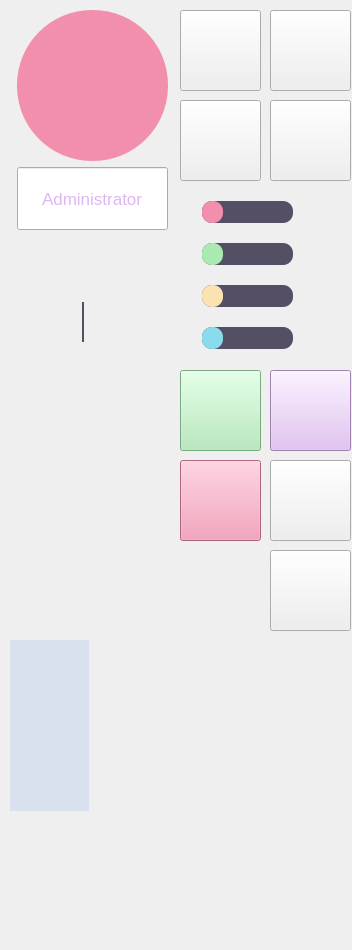
<?xml version="1.0" encoding="UTF-8"?>
<ui version="4.0">
 <class>Widget</class>
 <widget class="QWidget" name="Widget">
  <property name="geometry">
   <rect>
    <x>0</x>
    <y>0</y>
    <width>352</width>
    <height>950</height>
   </rect>
  </property>
  <property name="sizePolicy">
   <sizepolicy hsizetype="Fixed" vsizetype="Fixed">
    <horstretch>0</horstretch>
    <verstretch>0</verstretch>
   </sizepolicy>
  </property>
  <property name="windowTitle">
   <string>Widget</string>
  </property>
  <property name="styleSheet">
   <string notr="true">#bilibili{
	background-color: rgb(171, 233, 179);
}
#computer{
	background-color: rgb(221, 182, 242);
}
#github{
	background-color: rgb(242, 143, 173);
}

</string>
  </property>
  <widget class="QWidget" name="widget" native="true">
   <property name="geometry">
    <rect>
     <x>10</x>
     <y>10</y>
     <width>165</width>
     <height>250</height>
    </rect>
   </property>
   <property name="sizePolicy">
    <sizepolicy hsizetype="Fixed" vsizetype="Fixed">
     <horstretch>2</horstretch>
     <verstretch>0</verstretch>
    </sizepolicy>
   </property>
   <property name="minimumSize">
    <size>
     <width>165</width>
     <height>250</height>
    </size>
   </property>
   <property name="maximumSize">
    <size>
     <width>165</width>
     <height>250</height>
    </size>
   </property>
   <layout class="QVBoxLayout" name="verticalLayout">
    <property name="leftMargin">
     <number>7</number>
    </property>
    <property name="rightMargin">
     <number>7</number>
    </property>
    <item>
     <widget class="IconWidget" name="widget_2" native="true">
      <property name="sizePolicy">
       <sizepolicy hsizetype="Preferred" vsizetype="Preferred">
        <horstretch>0</horstretch>
        <verstretch>6</verstretch>
       </sizepolicy>
      </property>
      <property name="maximumSize">
       <size>
        <width>16777215</width>
        <height>151</height>
       </size>
      </property>
      <property name="styleSheet">
       <string notr="true">#widget_2{
	border-radius:75px;
	background-color: rgb(242, 143, 173);
}</string>
      </property>
     </widget>
    </item>
    <item>
     <widget class="MyLineEdit" name="lineEdit">
      <property name="sizePolicy">
       <sizepolicy hsizetype="Expanding" vsizetype="Expanding">
        <horstretch>0</horstretch>
        <verstretch>1</verstretch>
       </sizepolicy>
      </property>
      <property name="font">
       <font>
        <pointsize>13</pointsize>
       </font>
      </property>
      <property name="contextMenuPolicy">
       <enum>Qt::NoContextMenu</enum>
      </property>
      <property name="styleSheet">
       <string notr="true">QLineEdit{
	color: rgb(221, 182, 242);
}</string>
      </property>
      <property name="text">
       <string>Administrator</string>
      </property>
      <property name="alignment">
       <set>Qt::AlignCenter</set>
      </property>
      <property name="readOnly">
       <bool>true</bool>
      </property>
     </widget>
    </item>
    <item>
     <spacer name="verticalSpacer">
      <property name="orientation">
       <enum>Qt::Vertical</enum>
      </property>
      <property name="sizeHint" stdset="0">
       <size>
        <width>20</width>
        <height>30</height>
       </size>
      </property>
     </spacer>
    </item>
   </layout>
  </widget>
  <widget class="QToolButton" name="sleepBtn">
   <property name="geometry">
    <rect>
     <x>180</x>
     <y>10</y>
     <width>81</width>
     <height>81</height>
    </rect>
   </property>
   <property name="minimumSize">
    <size>
     <width>81</width>
     <height>81</height>
    </size>
   </property>
   <property name="maximumSize">
    <size>
     <width>81</width>
     <height>81</height>
    </size>
   </property>
   <property name="text">
    <string/>
   </property>
   <property name="icon">
    <iconset>
     <normalon>:/sleep.png</normalon>
    </iconset>
   </property>
   <property name="iconSize">
    <size>
     <width>40</width>
     <height>40</height>
    </size>
   </property>
  </widget>
  <widget class="QToolButton" name="lockBtn">
   <property name="geometry">
    <rect>
     <x>270</x>
     <y>10</y>
     <width>81</width>
     <height>81</height>
    </rect>
   </property>
   <property name="minimumSize">
    <size>
     <width>81</width>
     <height>81</height>
    </size>
   </property>
   <property name="maximumSize">
    <size>
     <width>81</width>
     <height>81</height>
    </size>
   </property>
   <property name="text">
    <string/>
   </property>
   <property name="icon">
    <iconset>
     <normalon>:/lock.png</normalon>
    </iconset>
   </property>
   <property name="iconSize">
    <size>
     <width>40</width>
     <height>40</height>
    </size>
   </property>
  </widget>
  <widget class="QToolButton" name="restartBtn">
   <property name="geometry">
    <rect>
     <x>180</x>
     <y>100</y>
     <width>81</width>
     <height>81</height>
    </rect>
   </property>
   <property name="minimumSize">
    <size>
     <width>81</width>
     <height>81</height>
    </size>
   </property>
   <property name="maximumSize">
    <size>
     <width>81</width>
     <height>81</height>
    </size>
   </property>
   <property name="text">
    <string/>
   </property>
   <property name="icon">
    <iconset>
     <normalon>:/restart.png</normalon>
    </iconset>
   </property>
   <property name="iconSize">
    <size>
     <width>40</width>
     <height>40</height>
    </size>
   </property>
  </widget>
  <widget class="QToolButton" name="closeBtn">
   <property name="geometry">
    <rect>
     <x>270</x>
     <y>100</y>
     <width>81</width>
     <height>81</height>
    </rect>
   </property>
   <property name="minimumSize">
    <size>
     <width>81</width>
     <height>81</height>
    </size>
   </property>
   <property name="maximumSize">
    <size>
     <width>81</width>
     <height>81</height>
    </size>
   </property>
   <property name="text">
    <string/>
   </property>
   <property name="icon">
    <iconset resource="icon.qrc">
     <normaloff>:/shutdown.png</normaloff>:/shutdown.png</iconset>
   </property>
   <property name="iconSize">
    <size>
     <width>40</width>
     <height>40</height>
    </size>
   </property>
  </widget>
  <widget class="QWidget" name="widget_3" native="true">
   <property name="geometry">
    <rect>
     <x>180</x>
     <y>190</y>
     <width>174</width>
     <height>174</height>
    </rect>
   </property>
   <property name="sizePolicy">
    <sizepolicy hsizetype="Fixed" vsizetype="Fixed">
     <horstretch>0</horstretch>
     <verstretch>0</verstretch>
    </sizepolicy>
   </property>
   <property name="styleSheet">
    <string notr="true">QProgressBar{
	background-color: rgb(84, 79, 101);
	border-radius:10px;
	border:0;
}
QProgressBar:chunk{
	border-radius:10px;
}
#cprogressBar:chunk{
	background-color: rgb(242, 143, 173);
}
#dprogressBar:chunk{
	background-color: rgb(171, 233, 179);
}

#xkprogressBar:chunk{
	background-color: rgb(250, 227, 176);
}
#cpuprogressBar:chunk{
	background-color: rgb(137, 220, 235);
}

</string>
   </property>
   <layout class="QVBoxLayout" name="verticalLayout_2">
    <property name="spacing">
     <number>0</number>
    </property>
    <item>
     <widget class="QWidget" name="widget_4" native="true">
      <property name="sizePolicy">
       <sizepolicy hsizetype="Fixed" vsizetype="Fixed">
        <horstretch>0</horstretch>
        <verstretch>0</verstretch>
       </sizepolicy>
      </property>
      <layout class="QHBoxLayout" name="horizontalLayout">
       <item>
        <widget class="QLabel" name="label">
         <property name="sizePolicy">
          <sizepolicy hsizetype="Fixed" vsizetype="Fixed">
           <horstretch>0</horstretch>
           <verstretch>0</verstretch>
          </sizepolicy>
         </property>
         <property name="maximumSize">
          <size>
           <width>20</width>
           <height>20</height>
          </size>
         </property>
         <property name="text">
          <string/>
         </property>
         <property name="pixmap">
          <pixmap resource="icon.qrc">:/ccard.png</pixmap>
         </property>
         <property name="scaledContents">
          <bool>true</bool>
         </property>
        </widget>
       </item>
       <item>
        <widget class="QProgressBar" name="cprogressBar">
         <property name="sizePolicy">
          <sizepolicy hsizetype="Fixed" vsizetype="Fixed">
           <horstretch>0</horstretch>
           <verstretch>0</verstretch>
          </sizepolicy>
         </property>
         <property name="value">
          <number>24</number>
         </property>
         <property name="textVisible">
          <bool>false</bool>
         </property>
        </widget>
       </item>
      </layout>
     </widget>
    </item>
    <item>
     <widget class="QWidget" name="widget_5" native="true">
      <property name="sizePolicy">
       <sizepolicy hsizetype="Fixed" vsizetype="Fixed">
        <horstretch>0</horstretch>
        <verstretch>0</verstretch>
       </sizepolicy>
      </property>
      <layout class="QHBoxLayout" name="horizontalLayout_2">
       <item>
        <widget class="QLabel" name="label_2">
         <property name="sizePolicy">
          <sizepolicy hsizetype="Fixed" vsizetype="Fixed">
           <horstretch>0</horstretch>
           <verstretch>0</verstretch>
          </sizepolicy>
         </property>
         <property name="maximumSize">
          <size>
           <width>20</width>
           <height>20</height>
          </size>
         </property>
         <property name="text">
          <string/>
         </property>
         <property name="pixmap">
          <pixmap resource="icon.qrc">:/dcard.png</pixmap>
         </property>
         <property name="scaledContents">
          <bool>true</bool>
         </property>
        </widget>
       </item>
       <item>
        <widget class="QProgressBar" name="dprogressBar">
         <property name="sizePolicy">
          <sizepolicy hsizetype="Fixed" vsizetype="Fixed">
           <horstretch>0</horstretch>
           <verstretch>0</verstretch>
          </sizepolicy>
         </property>
         <property name="value">
          <number>24</number>
         </property>
         <property name="textVisible">
          <bool>false</bool>
         </property>
        </widget>
       </item>
      </layout>
     </widget>
    </item>
    <item>
     <widget class="QWidget" name="widget_6" native="true">
      <property name="sizePolicy">
       <sizepolicy hsizetype="Fixed" vsizetype="Fixed">
        <horstretch>0</horstretch>
        <verstretch>0</verstretch>
       </sizepolicy>
      </property>
      <layout class="QHBoxLayout" name="horizontalLayout_3">
       <item>
        <widget class="QLabel" name="label_3">
         <property name="sizePolicy">
          <sizepolicy hsizetype="Fixed" vsizetype="Fixed">
           <horstretch>0</horstretch>
           <verstretch>0</verstretch>
          </sizepolicy>
         </property>
         <property name="maximumSize">
          <size>
           <width>20</width>
           <height>20</height>
          </size>
         </property>
         <property name="text">
          <string/>
         </property>
         <property name="pixmap">
          <pixmap resource="icon.qrc">:/card.png</pixmap>
         </property>
         <property name="scaledContents">
          <bool>true</bool>
         </property>
        </widget>
       </item>
       <item>
        <widget class="QProgressBar" name="xkprogressBar">
         <property name="sizePolicy">
          <sizepolicy hsizetype="Fixed" vsizetype="Fixed">
           <horstretch>0</horstretch>
           <verstretch>0</verstretch>
          </sizepolicy>
         </property>
         <property name="value">
          <number>24</number>
         </property>
         <property name="textVisible">
          <bool>false</bool>
         </property>
        </widget>
       </item>
      </layout>
     </widget>
    </item>
    <item>
     <widget class="QWidget" name="widget_7" native="true">
      <property name="sizePolicy">
       <sizepolicy hsizetype="Fixed" vsizetype="Fixed">
        <horstretch>0</horstretch>
        <verstretch>0</verstretch>
       </sizepolicy>
      </property>
      <layout class="QHBoxLayout" name="horizontalLayout_4">
       <item>
        <widget class="QLabel" name="label_4">
         <property name="sizePolicy">
          <sizepolicy hsizetype="Fixed" vsizetype="Fixed">
           <horstretch>0</horstretch>
           <verstretch>0</verstretch>
          </sizepolicy>
         </property>
         <property name="maximumSize">
          <size>
           <width>20</width>
           <height>20</height>
          </size>
         </property>
         <property name="text">
          <string/>
         </property>
         <property name="pixmap">
          <pixmap resource="icon.qrc">:/cpu.png</pixmap>
         </property>
         <property name="scaledContents">
          <bool>true</bool>
         </property>
        </widget>
       </item>
       <item>
        <widget class="QProgressBar" name="cpuprogressBar">
         <property name="sizePolicy">
          <sizepolicy hsizetype="Fixed" vsizetype="Fixed">
           <horstretch>0</horstretch>
           <verstretch>0</verstretch>
          </sizepolicy>
         </property>
         <property name="value">
          <number>24</number>
         </property>
         <property name="textVisible">
          <bool>false</bool>
         </property>
        </widget>
       </item>
      </layout>
     </widget>
    </item>
   </layout>
  </widget>
  <widget class="QWidget" name="widget_8" native="true">
   <property name="geometry">
    <rect>
     <x>10</x>
     <y>270</y>
     <width>165</width>
     <height>270</height>
    </rect>
   </property>
   <property name="sizePolicy">
    <sizepolicy hsizetype="Fixed" vsizetype="Fixed">
     <horstretch>2</horstretch>
     <verstretch>0</verstretch>
    </sizepolicy>
   </property>
   <property name="minimumSize">
    <size>
     <width>165</width>
     <height>250</height>
    </size>
   </property>
   <property name="maximumSize">
    <size>
     <width>165</width>
     <height>270</height>
    </size>
   </property>
   <layout class="QVBoxLayout" name="verticalLayout_3">
    <property name="leftMargin">
     <number>7</number>
    </property>
    <property name="rightMargin">
     <number>7</number>
    </property>
    <item>
     <widget class="QWidget" name="widget_9" native="true">
      <property name="minimumSize">
       <size>
        <width>145</width>
        <height>75</height>
       </size>
      </property>
      <layout class="QHBoxLayout" name="horizontalLayout_5">
       <item>
        <widget class="QLabel" name="label_5">
         <property name="sizePolicy">
          <sizepolicy hsizetype="Fixed" vsizetype="Fixed">
           <horstretch>0</horstretch>
           <verstretch>0</verstretch>
          </sizepolicy>
         </property>
         <property name="maximumSize">
          <size>
           <width>50</width>
           <height>50</height>
          </size>
         </property>
         <property name="text">
          <string/>
         </property>
         <property name="pixmap">
          <pixmap resource="icon.qrc">:/ccard.png</pixmap>
         </property>
         <property name="scaledContents">
          <bool>true</bool>
         </property>
        </widget>
       </item>
       <item>
        <widget class="QWidget" name="cStorage" native="true">
         <property name="maximumSize">
          <size>
           <width>16777215</width>
           <height>40</height>
          </size>
         </property>
         <property name="styleSheet">
          <string notr="true">#cStorage{
	border-left: 2px solid rgb(84, 79, 101);
	border-radius:0px;
}
QLabel{
	color: rgb(217, 224, 238);
}</string>
         </property>
         <layout class="QHBoxLayout" name="horizontalLayout_6">
          <property name="topMargin">
           <number>5</number>
          </property>
          <property name="bottomMargin">
           <number>5</number>
          </property>
          <item>
           <widget class="QLabel" name="cLabel">
            <property name="font">
             <font>
              <pointsize>19</pointsize>
              <bold>true</bold>
             </font>
            </property>
            <property name="frameShadow">
             <enum>QFrame::Sunken</enum>
            </property>
            <property name="text">
             <string/>
            </property>
           </widget>
          </item>
         </layout>
        </widget>
       </item>
      </layout>
     </widget>
    </item>
    <item>
     <widget class="DropFilePath" name="fileDropWidget" native="true">
      <property name="minimumSize">
       <size>
        <width>0</width>
        <height>160</height>
       </size>
      </property>
      <property name="styleSheet">
       <string notr="true">QToolButton{
	color: rgb(242, 143, 173);
}</string>
      </property>
     </widget>
    </item>
   </layout>
  </widget>
  <widget class="QToolButton" name="music">
   <property name="geometry">
    <rect>
     <x>270</x>
     <y>460</y>
     <width>81</width>
     <height>81</height>
    </rect>
   </property>
   <property name="minimumSize">
    <size>
     <width>81</width>
     <height>81</height>
    </size>
   </property>
   <property name="maximumSize">
    <size>
     <width>81</width>
     <height>81</height>
    </size>
   </property>
   <property name="text">
    <string/>
   </property>
   <property name="icon">
    <iconset>
     <normalon>:/music.png</normalon>
    </iconset>
   </property>
   <property name="iconSize">
    <size>
     <width>40</width>
     <height>40</height>
    </size>
   </property>
  </widget>
  <widget class="QToolButton" name="computer">
   <property name="geometry">
    <rect>
     <x>270</x>
     <y>370</y>
     <width>81</width>
     <height>81</height>
    </rect>
   </property>
   <property name="minimumSize">
    <size>
     <width>81</width>
     <height>81</height>
    </size>
   </property>
   <property name="maximumSize">
    <size>
     <width>81</width>
     <height>81</height>
    </size>
   </property>
   <property name="styleSheet">
    <string notr="true">QToolButton{
	background-color: rgb(221, 182, 242);
}
</string>
   </property>
   <property name="text">
    <string/>
   </property>
   <property name="icon">
    <iconset>
     <normalon>:/computer.png</normalon>
    </iconset>
   </property>
   <property name="iconSize">
    <size>
     <width>40</width>
     <height>40</height>
    </size>
   </property>
  </widget>
  <widget class="QToolButton" name="bilibili">
   <property name="geometry">
    <rect>
     <x>180</x>
     <y>370</y>
     <width>81</width>
     <height>81</height>
    </rect>
   </property>
   <property name="minimumSize">
    <size>
     <width>81</width>
     <height>81</height>
    </size>
   </property>
   <property name="maximumSize">
    <size>
     <width>81</width>
     <height>81</height>
    </size>
   </property>
   <property name="styleSheet">
    <string notr="true">QToolButton{
	background-color: rgb(171, 233, 179);
}
</string>
   </property>
   <property name="text">
    <string/>
   </property>
   <property name="icon">
    <iconset resource="icon.qrc">
     <normaloff>:/bilibili.png</normaloff>
     <normalon>:/sleep.png</normalon>:/bilibili.png</iconset>
   </property>
   <property name="iconSize">
    <size>
     <width>40</width>
     <height>40</height>
    </size>
   </property>
  </widget>
  <widget class="QToolButton" name="github">
   <property name="geometry">
    <rect>
     <x>180</x>
     <y>460</y>
     <width>81</width>
     <height>81</height>
    </rect>
   </property>
   <property name="minimumSize">
    <size>
     <width>81</width>
     <height>81</height>
    </size>
   </property>
   <property name="maximumSize">
    <size>
     <width>81</width>
     <height>81</height>
    </size>
   </property>
   <property name="styleSheet">
    <string notr="true">QToolButton{
	background-color: rgb(242, 143, 173);
}</string>
   </property>
   <property name="text">
    <string/>
   </property>
   <property name="icon">
    <iconset resource="icon.qrc">
     <normaloff>:/GitHub.png</normaloff>
     <normalon>:/GitHub.png</normalon>:/GitHub.png</iconset>
   </property>
   <property name="iconSize">
    <size>
     <width>40</width>
     <height>40</height>
    </size>
   </property>
  </widget>
  <widget class="QToolButton" name="terminal">
   <property name="geometry">
    <rect>
     <x>270</x>
     <y>550</y>
     <width>81</width>
     <height>81</height>
    </rect>
   </property>
   <property name="minimumSize">
    <size>
     <width>81</width>
     <height>81</height>
    </size>
   </property>
   <property name="maximumSize">
    <size>
     <width>81</width>
     <height>81</height>
    </size>
   </property>
   <property name="text">
    <string/>
   </property>
   <property name="icon">
    <iconset resource="icon.qrc">
     <normaloff>:/terminal.png</normaloff>
     <normalon>:/terminal.png</normalon>:/terminal.png</iconset>
   </property>
   <property name="iconSize">
    <size>
     <width>40</width>
     <height>40</height>
    </size>
   </property>
  </widget>
  <widget class="QWidget" name="widget_11" native="true">
   <property name="geometry">
    <rect>
     <x>10</x>
     <y>550</y>
     <width>251</width>
     <height>81</height>
    </rect>
   </property>
   <widget class="QLabel" name="hour">
    <property name="geometry">
     <rect>
      <x>10</x>
      <y>0</y>
      <width>41</width>
      <height>61</height>
     </rect>
    </property>
    <property name="font">
     <font>
      <pointsize>19</pointsize>
      <bold>true</bold>
     </font>
    </property>
    <property name="styleSheet">
     <string notr="true">QLabel{
	color: rgb(150, 205, 251);
}
</string>
    </property>
    <property name="text">
     <string/>
    </property>
   </widget>
   <widget class="QLabel" name="min">
    <property name="geometry">
     <rect>
      <x>50</x>
      <y>20</y>
      <width>41</width>
      <height>61</height>
     </rect>
    </property>
    <property name="font">
     <font>
      <pointsize>19</pointsize>
      <bold>true</bold>
     </font>
    </property>
    <property name="styleSheet">
     <string notr="true">QLabel{
	color: rgb(150, 205, 251);
}</string>
    </property>
    <property name="text">
     <string/>
    </property>
   </widget>
   <widget class="QLabel" name="pra">
    <property name="geometry">
     <rect>
      <x>170</x>
      <y>0</y>
      <width>71</width>
      <height>41</height>
     </rect>
    </property>
    <property name="font">
     <font>
      <pointsize>23</pointsize>
     </font>
    </property>
    <property name="styleSheet">
     <string notr="true">QLabel{
	color: rgb(248, 189, 150);
}
</string>
    </property>
    <property name="text">
     <string/>
    </property>
    <property name="alignment">
     <set>Qt::AlignRight|Qt::AlignTrailing|Qt::AlignVCenter</set>
    </property>
   </widget>
   <widget class="QLabel" name="week">
    <property name="geometry">
     <rect>
      <x>140</x>
      <y>40</y>
      <width>101</width>
      <height>31</height>
     </rect>
    </property>
    <property name="font">
     <font>
      <pointsize>13</pointsize>
     </font>
    </property>
    <property name="styleSheet">
     <string notr="true">QLabel{
	color: rgb(171, 233, 179);
}</string>
    </property>
    <property name="text">
     <string/>
    </property>
    <property name="alignment">
     <set>Qt::AlignRight|Qt::AlignTrailing|Qt::AlignVCenter</set>
    </property>
   </widget>
  </widget>
  <widget class="QWidget" name="widget_12" native="true">
   <property name="geometry">
    <rect>
     <x>10</x>
     <y>640</y>
     <width>79</width>
     <height>171</height>
    </rect>
   </property>
   <property name="minimumSize">
    <size>
     <width>0</width>
     <height>171</height>
    </size>
   </property>
   <property name="styleSheet">
    <string notr="true">QWidget{
	
	background-color: rgb(217, 224, 238);
}
</string>
   </property>
   <layout class="QVBoxLayout" name="verticalLayout_4">
    <item>
     <widget class="QLabel" name="label_6">
      <property name="maximumSize">
       <size>
        <width>61</width>
        <height>61</height>
       </size>
      </property>
      <property name="text">
       <string/>
      </property>
      <property name="pixmap">
       <pixmap resource="icon.qrc">:/network.png</pixmap>
      </property>
      <property name="scaledContents">
       <bool>true</bool>
      </property>
     </widget>
    </item>
    <item>
     <widget class="QLabel" name="speed">
      <property name="font">
       <font>
        <pointsize>10</pointsize>
        <bold>true</bold>
       </font>
      </property>
      <property name="styleSheet">
       <string notr="true"/>
      </property>
      <property name="text">
       <string/>
      </property>
      <property name="alignment">
       <set>Qt::AlignCenter</set>
      </property>
     </widget>
    </item>
   </layout>
  </widget>
  <widget class="Weather" name="widget_13" native="true">
   <property name="geometry">
    <rect>
     <x>100</x>
     <y>640</y>
     <width>251</width>
     <height>171</height>
    </rect>
   </property>
  </widget>
 </widget>
 <customwidgets>
  <customwidget>
   <class>MyLineEdit</class>
   <extends>QLineEdit</extends>
   <header location="global">mylineedit.h</header>
  </customwidget>
  <customwidget>
   <class>IconWidget</class>
   <extends>QWidget</extends>
   <header location="global">iconwidget.h</header>
   <container>1</container>
  </customwidget>
  <customwidget>
   <class>DropFilePath</class>
   <extends>QWidget</extends>
   <header location="global">dropfilepath.h</header>
   <container>1</container>
  </customwidget>
  <customwidget>
   <class>Weather</class>
   <extends>QWidget</extends>
   <header location="global">weather.h</header>
   <container>1</container>
  </customwidget>
 </customwidgets>
 <resources>
  <include location="icon.qrc"/>
 </resources>
 <connections/>
</ui>
